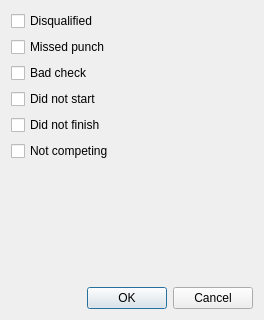
<?xml version="1.0" encoding="UTF-8"?>
<ui version="4.0">
 <class>Runs::RunFlagsDialog</class>
 <widget class="QDialog" name="Runs::RunFlagsDialog">
  <property name="geometry">
   <rect>
    <x>0</x>
    <y>0</y>
    <width>264</width>
    <height>320</height>
   </rect>
  </property>
  <property name="windowTitle">
   <string>Run flags dialog</string>
  </property>
  <layout class="QVBoxLayout" name="verticalLayout">
   <item>
    <widget class="QCheckBox" name="cbxDisqualified">
     <property name="text">
      <string>Disqualified</string>
     </property>
    </widget>
   </item>
   <item>
    <widget class="QCheckBox" name="cbxMisPunch">
     <property name="text">
      <string>Missed punch</string>
     </property>
    </widget>
   </item>
   <item>
    <widget class="QCheckBox" name="cbxBadCheck">
     <property name="toolTip">
      <string>Check time on SI card is to early</string>
     </property>
     <property name="text">
      <string>Bad check</string>
     </property>
    </widget>
   </item>
   <item>
    <widget class="QCheckBox" name="cbxNotStart">
     <property name="text">
      <string>Did not start</string>
     </property>
    </widget>
   </item>
   <item>
    <widget class="QCheckBox" name="cbxNotFinish">
     <property name="text">
      <string>Did not finish</string>
     </property>
    </widget>
   </item>
   <item>
    <widget class="QCheckBox" name="cbxNotCompeting">
     <property name="text">
      <string>Not competing</string>
     </property>
    </widget>
   </item>
   <item>
    <spacer name="verticalSpacer">
     <property name="orientation">
      <enum>Qt::Vertical</enum>
     </property>
     <property name="sizeHint" stdset="0">
      <size>
       <width>20</width>
       <height>40</height>
      </size>
     </property>
    </spacer>
   </item>
   <item>
    <widget class="QDialogButtonBox" name="buttonBox">
     <property name="orientation">
      <enum>Qt::Horizontal</enum>
     </property>
     <property name="standardButtons">
      <set>QDialogButtonBox::Cancel|QDialogButtonBox::Ok</set>
     </property>
    </widget>
   </item>
  </layout>
 </widget>
 <tabstops>
  <tabstop>cbxDisqualified</tabstop>
  <tabstop>cbxMisPunch</tabstop>
  <tabstop>cbxBadCheck</tabstop>
  <tabstop>cbxNotStart</tabstop>
  <tabstop>cbxNotFinish</tabstop>
 </tabstops>
 <resources/>
 <connections>
  <connection>
   <sender>buttonBox</sender>
   <signal>accepted()</signal>
   <receiver>Runs::RunFlagsDialog</receiver>
   <slot>accept()</slot>
   <hints>
    <hint type="sourcelabel">
     <x>248</x>
     <y>254</y>
    </hint>
    <hint type="destinationlabel">
     <x>157</x>
     <y>274</y>
    </hint>
   </hints>
  </connection>
  <connection>
   <sender>buttonBox</sender>
   <signal>rejected()</signal>
   <receiver>Runs::RunFlagsDialog</receiver>
   <slot>reject()</slot>
   <hints>
    <hint type="sourcelabel">
     <x>316</x>
     <y>260</y>
    </hint>
    <hint type="destinationlabel">
     <x>286</x>
     <y>274</y>
    </hint>
   </hints>
  </connection>
 </connections>
</ui>
